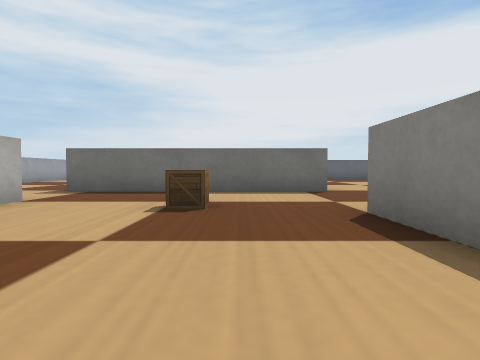
view 1 (above)

19 first-person views from a walk through a world built for the Webots simulator. The camera is 0.05 m above the floor, tilts 2° down and sees 80° across. The floor is counted in squares, 0.1 m on a side. Each view is taken from the middle of a square. On the plan, view 1 faces up. The plan holds only what a view shows up to about 9 squares ahead; the rest is blank. Robots are left out. Webots' stock objects and surfaces are drawn as simple stand-ins.

view 2
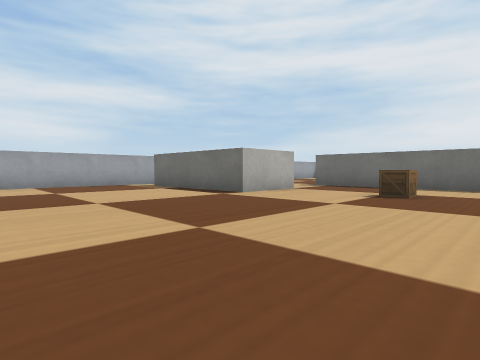

view 3
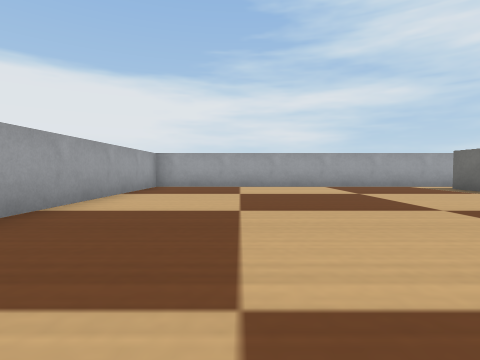

view 4
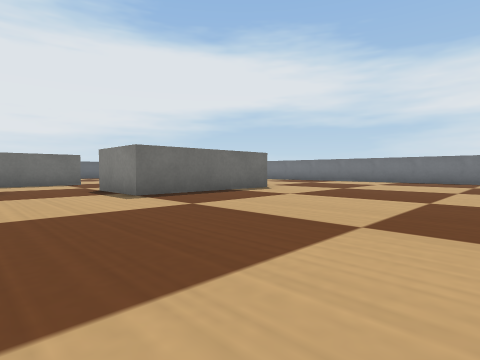

view 5
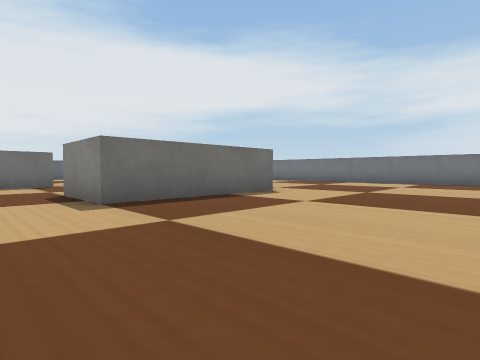

view 6
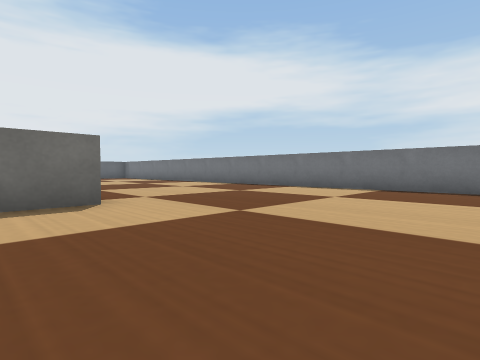

view 7
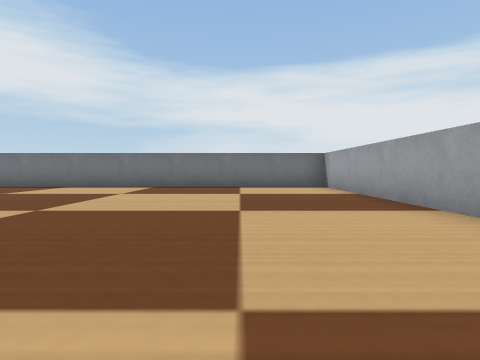

view 8
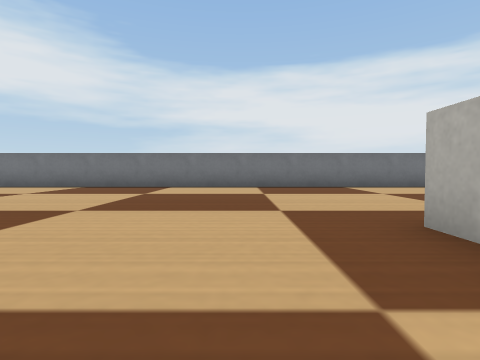

view 9
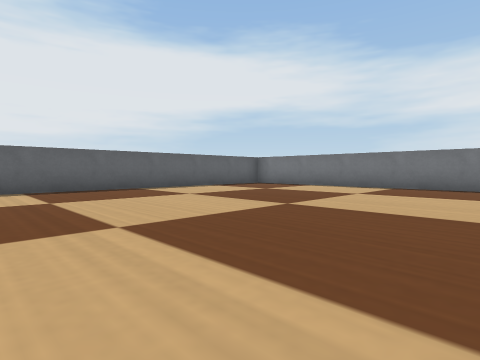

view 10
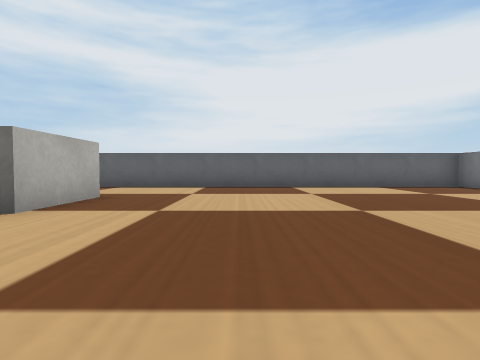

view 11
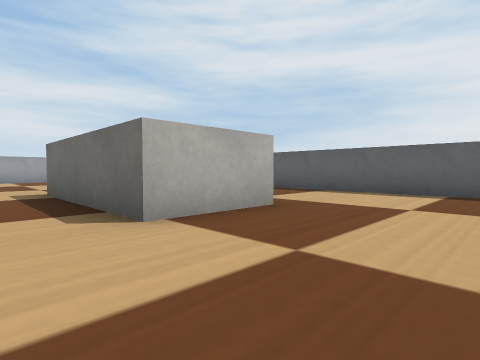

view 12
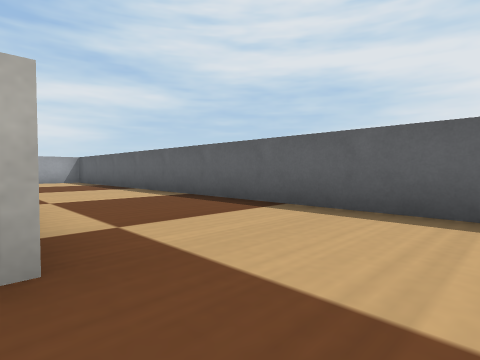

view 13
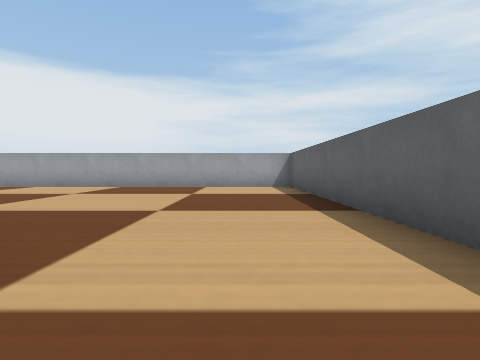

view 14
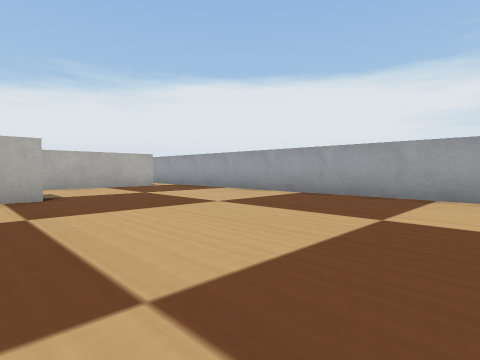

view 15
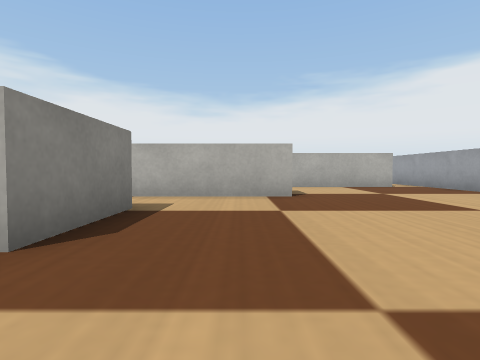

view 16
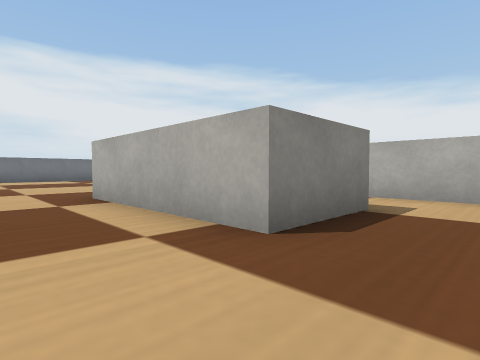

view 17
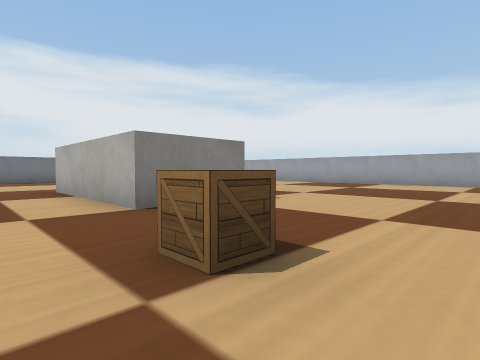

view 18
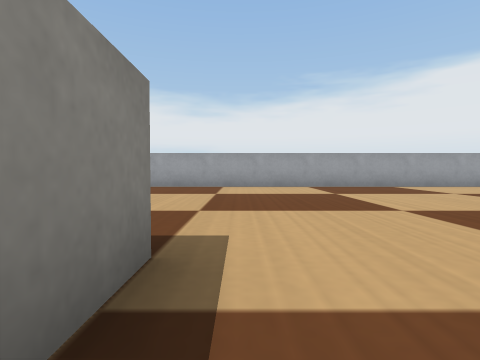

view 19
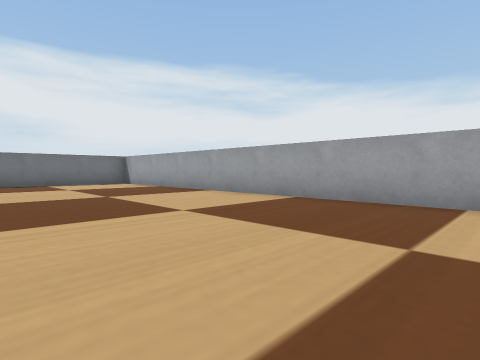

### Floor plan
Points are (right, up) in squares from view 1. A wall is a line through its corners. A room is listed if a view was taken in it or the views show most of it. See-through windows are left out.
Room 1 (views 1, 2, 3, 4, 5, 6, 7, 8, 9, 10, 11, 12, 13, 14, 15, 16, 17, 18, 19)
walls: (2.1, 6.6) (-4, 6.6); (5.6, 1.4) (1.5, 1.4) (1.5, 3.4) (5.6, 3.4); (2.4, 9.3) (-1.6, 9.3) (-1.6, 11.3) (2.4, 11.3) (2.4, 9.3); (-3.5, 4.6) (-3.5, 2.6) (-7.5, 2.6); (-4, 7.6) (-0.9, 7.6); (-7.5, 4.6) (-4.5, 4.6); (11.5, 13.8) (11.5, 14.5) (-8.5, 14.5) (-8.5, -5.5) (11.5, -5.5) (11.5, 12.1)
objects: wooden box (-1, 4)

Where each view was taken, in squares from view 1:
view 1: 0 up, 0 right, facing up
view 2: 2 down, 1 right, facing up-left
view 3: 3 down, 0 right, facing left
view 4: 4 down, 1 left, facing up-right
view 5: 3 down, 0 right, facing up-right
view 6: 3 down, 4 right, facing up-right
view 7: 3 down, 3 right, facing right
view 8: 5 up, 3 right, facing right
view 9: 7 up, 3 right, facing up-right
view 10: 6 up, 5 right, facing up
view 11: 8 up, 5 right, facing up-left
view 12: 11 up, 4 right, facing up-left
view 13: 13 up, 0 right, facing left
view 14: 13 up, 3 left, facing down-left
view 15: 13 up, 3 left, facing down
view 16: 13 up, 3 left, facing down-right
view 17: 5 up, 2 left, facing down-right
view 18: 3 up, 1 right, facing down
view 19: 1 down, 1 right, facing down-right
